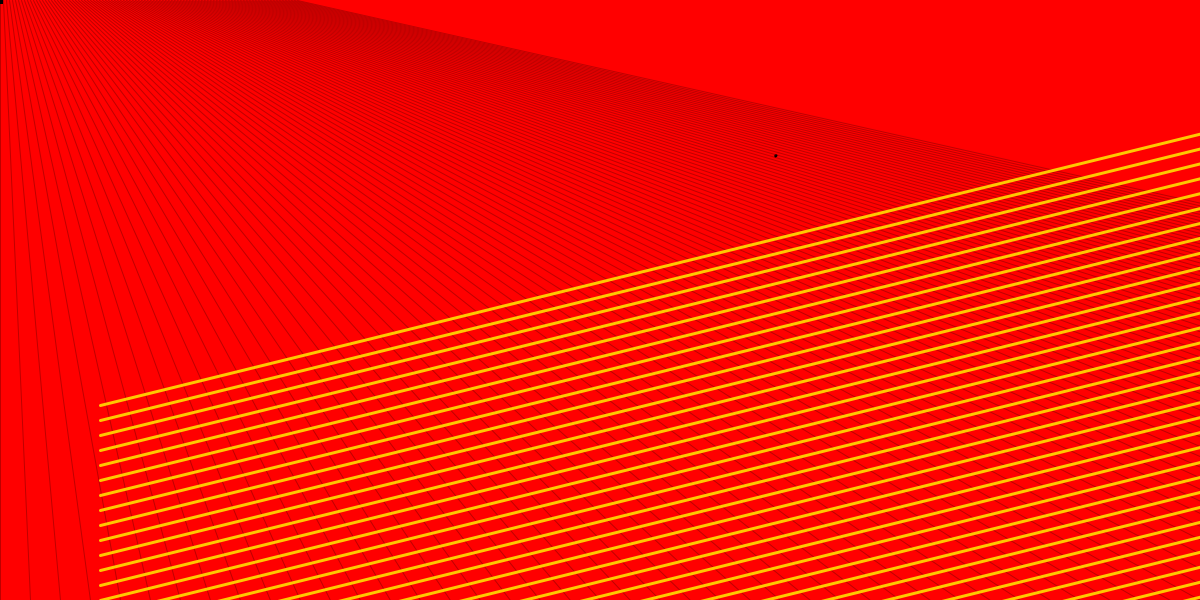
Frame 1 (no input)
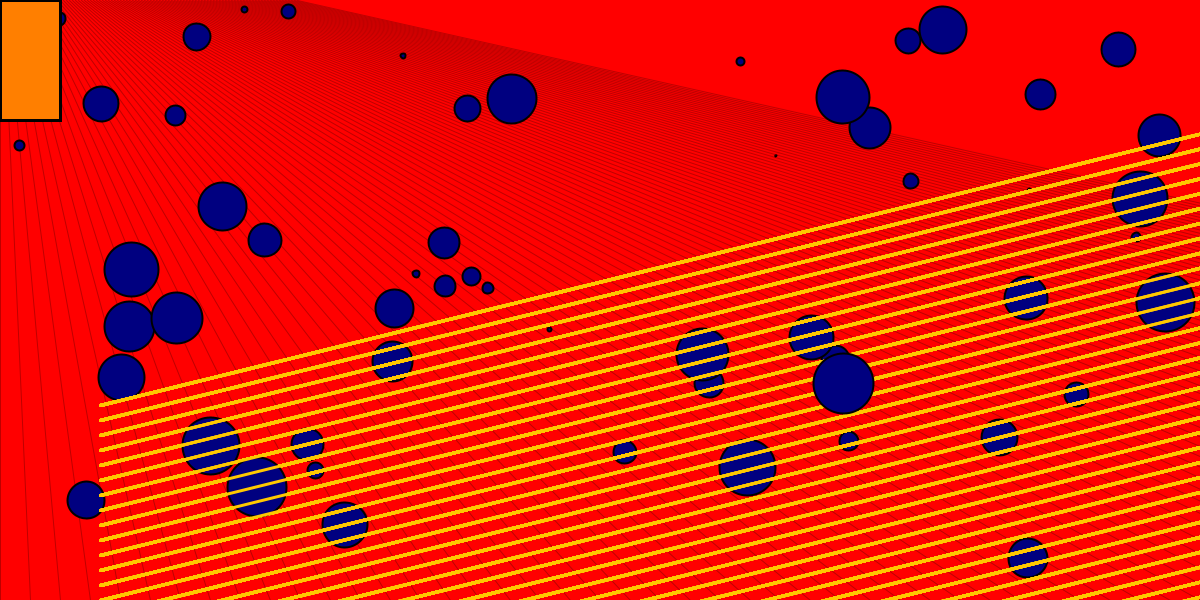
Frame 60 (the mouse pressed at the canvas centre just before this capture)
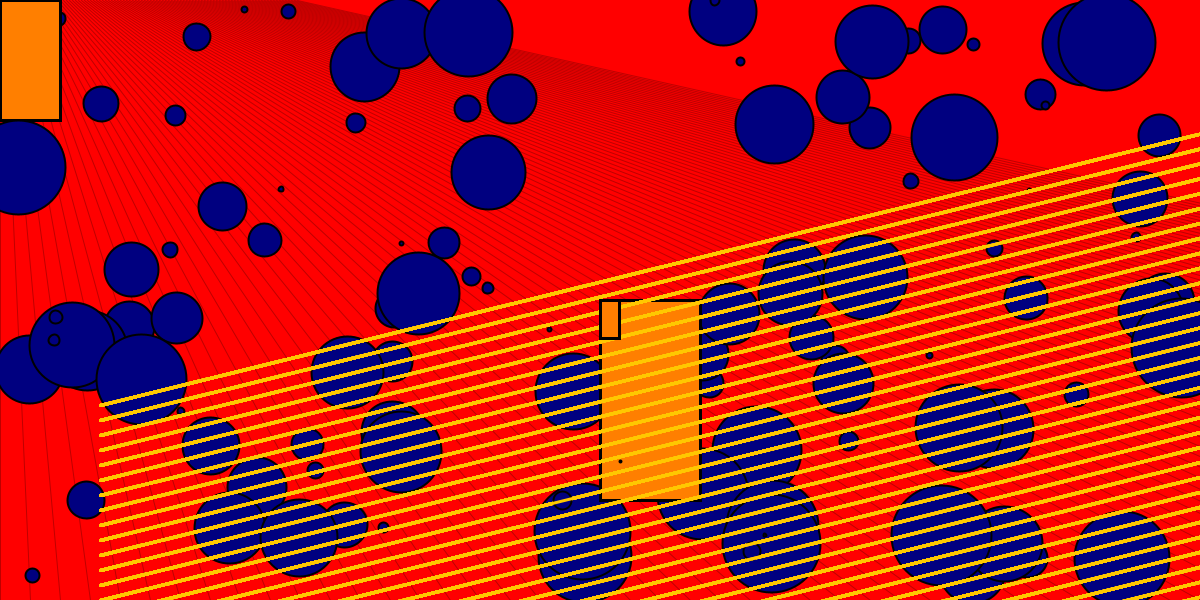
Frame 120 (the mouse held since frame 60 and released just before this capture)

The Processing sketch that drew these frames (run headless with seeded random() and noise(); from frame 60 on, the mouse is pressed at the canvas centre):

// Processing sketch: processing_72158
// ── processing_72158.pde

//Horace Hou
//Introduction to Digital Media Fall 2012 - Assignment 01b
//Section A
//9.11.12

float randomdiameter= 0;     //global variable - float
float strokegray = 0;        //global variable - float

void setup() {
 size(1200,600);
 background(255,0,0);
  for(int i=0; i<300;i=i+3) {
  smooth();
    stroke(190,0,0);
  strokeWeight(1);
  line(i,0,i*10,600);
}


}

void draw() {

  for(int i=1200;i>400;i=i-15){
  stroke(255,200,0);
  strokeWeight(3);
  line(100,i,i*4,30);
}
  smooth();
  stroke(strokegray);
  strokeWeight(3);
  fill(255,127,0);
  //randomdiameter = random(20,100);
  if (randomdiameter <100){
    randomdiameter++;
  }
  else{
    randomdiameter=0;
  }
  
  rect(mouseX,mouseY,randomdiameter,randomdiameter*2);
  strokeWeight(2);
  fill(0,0,128);
  ellipse(random(1200),random(600),randomdiameter,randomdiameter);

}
void mouseClicked() {
  if(strokegray==0) {
    strokegray = 255;
  }
  else{
    strokegray=0;
  }
}


void keyPressed(){
 if (key =='s'){
  save ("HoraceHou.png"); 
 }
 
 if (key =='p'){
for(int i=0; i<300;i=i+3) {
  stroke(190,0,0);
  strokeWeight(1);
  line(i,0,i*10,600);
}
 }
 
 if (key =='f'){
   noStroke();
   fill(255, 192, 203);
   rect(0,0,width,height);
 }
}
